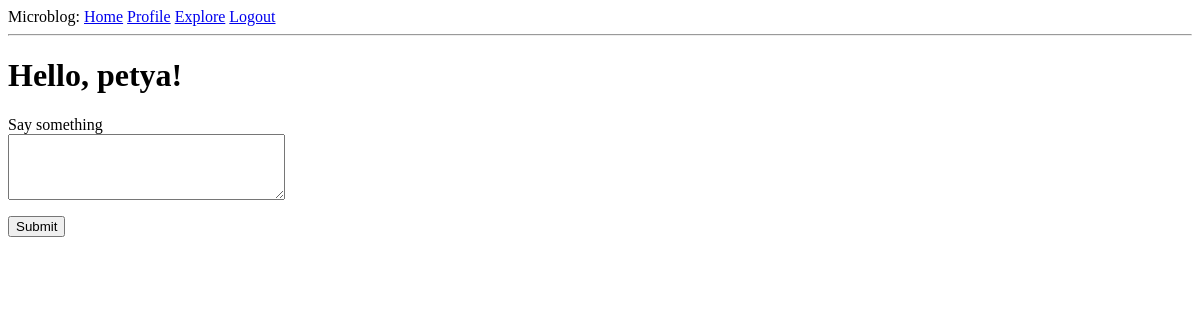
Before: /index (signed in) with the older database file.
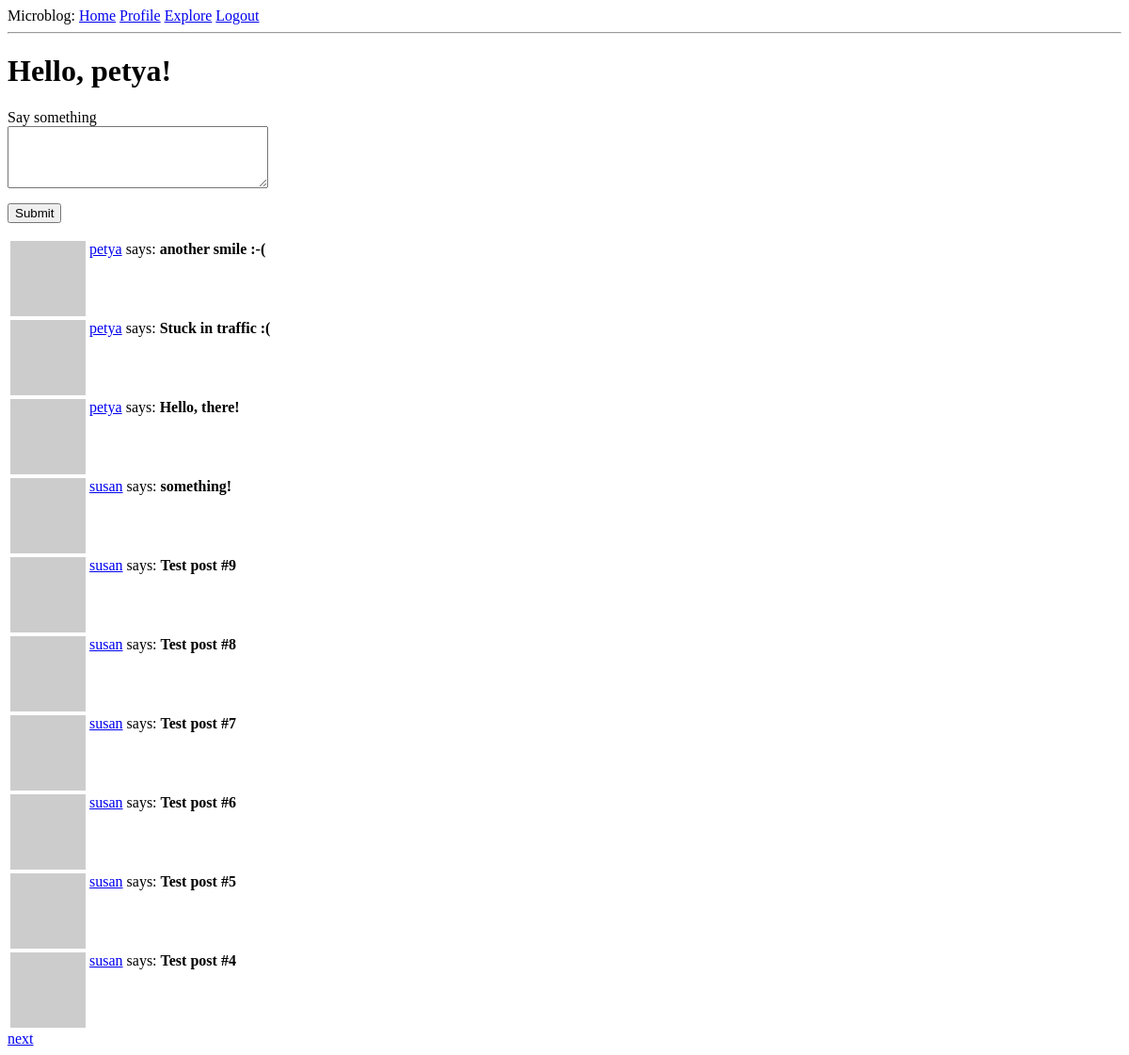
After: the same page with the newer database file.
### app/models.py (models this page shows, shortened)
class Post(db.Model):
    id = db.Column(db.Integer, primary_key=True)
    body = db.Column(db.String(140))
    timestamp = db.Column(db.DateTime, index=True, default=datetime.utcnow)
    user_id = db.Column(db.Integer, db.ForeignKey('user.id'))

class User(UserMixin, db.Model):
    id = db.Column(db.Integer, primary_key=True)
    username = db.Column(db.String(64), index=True, unique=True)
    email = db.Column(db.String(120), index=True, unique=True)
    password_hash = db.Column(db.String(128))
    posts = db.relationship('Post', backref='author', lazy='dynamic')
    about_me = db.Column(db.String(140))
    last_seen = db.Column(db.DateTime, default=datetime.utcnow)
    followed = db.relationship(
        'User', secondary='followers',
        primaryjoin=(followers.c.follower_id == id),
        secondaryjoin=(followers.c.followed_id == id),
        backref=db.backref('followers', lazy='dynamic'), lazy='dynamic')
    def avatar(self, size):
        digest = md5(self.email.lower().encode('utf-8')).hexdigest()
        return f'https://www.gravatar.com/avatar/{digest}?d=identicon&s={size}'
    def followed_posts(self):
        followed = Post.query.join(
            followers, (followers.c.followed_id == Post.user_id)).filter(
                followers.c.follower_id == self.id)
        own = Post.query.filter_by(user_id=self.id)
        return followed.union(own).order_by(Post.timestamp.desc())

### app/routes.py (the view)
@app.route('/', methods=['GET', 'POST'])
@app.route('/index', methods=['GET', 'POST'])
@login_required
def index():
    form = PostForm()
    if form.validate_on_submit():
        post = Post(body=form.post.data, author=current_user)
        db.session.add(post)
        db.session.commit()
        flash('Your post is now live!')
        return redirect(url_for('index'))
    page = request.args.get('page', 1, type=int)
    posts = current_user.followed_posts().paginate(
            page, app.config['POSTS_PER_PAGE'], False)
    next_url = url_for('index', page=posts.next_num) \
        if posts.has_next else None
    prev_url = url_for('index', page=posts.prev_num) \
        if posts.has_prev else None
    context = {
        'posts': posts.items,
        'title': 'Home Page',
        'form': form,
        'next_url': next_url,
        'prev_url': prev_url}
    return render_template('index.html', **context)

### app/forms.py
class PostForm(FlaskForm):
    post = TextAreaField("Say something", validators=[
        DataRequired(), Length(min=1, max=140)])
    submit = SubmitField("Submit")

### app/models.py (called while the page is built)
@login.user_loader
def load_user(id):
    return User.query.get(int(id))

### app/routes.py (called while the page is built)
@app.before_request
def before_request():
    if current_user.is_authenticated:
        current_user.last_seen = datetime.utcnow()
        db.session.commit()

### app/templates/index.html (shortened to what this page needs)
{% extends "base.html" %}
{% block content %}
  <h1>Hello, {{ current_user.username }}!</h1>
  {% if form %}
  <form action="", method="post">
    <p>
    {{ form.post.label }}<br>
    {{ form.post(cols=32, rows=4) }}<br>
    </p>
    <p>{{ form.submit }}</p>
  </form>
  {% endif %}
  <table>
  {% for post in posts %}
    {% include "_post.html" %}
  {% endfor %}
  </table>
  {% include "_pagination.html" %}
{% endblock %}

### app/templates/_post.html
<tr valign="top">
  <td><img src="{{ post.author.avatar(36) }}"></td>
  <td><a href="{{ url_for('user', username=post.author.username) }}">
      {{ post.author.username }}</a> says: <b>{{ post.body }}</b>
  </td>
</tr>

Changed rows visible on the page:
added Post: author.username "petya", body "another smile :-("
added Post: author.username "petya", body "Stuck in traffic :("
added Post: author.username "petya", body "Hello, there!"
added Post: author.username "susan", body "something!"
now on this page (row unchanged): Post: author.username "susan", body "Test post #9"
now on this page (row unchanged): Post: author.username "susan", body "Test post #8"
now on this page (row unchanged): Post: author.username "susan", body "Test post #7"
now on this page (row unchanged): Post: author.username "susan", body "Test post #6"
now on this page (row unchanged): Post: author.username "susan", body "Test post #5"
now on this page (row unchanged): Post: author.username "susan", body "Test post #4"
Other visible differences:
text now shown: "next"
